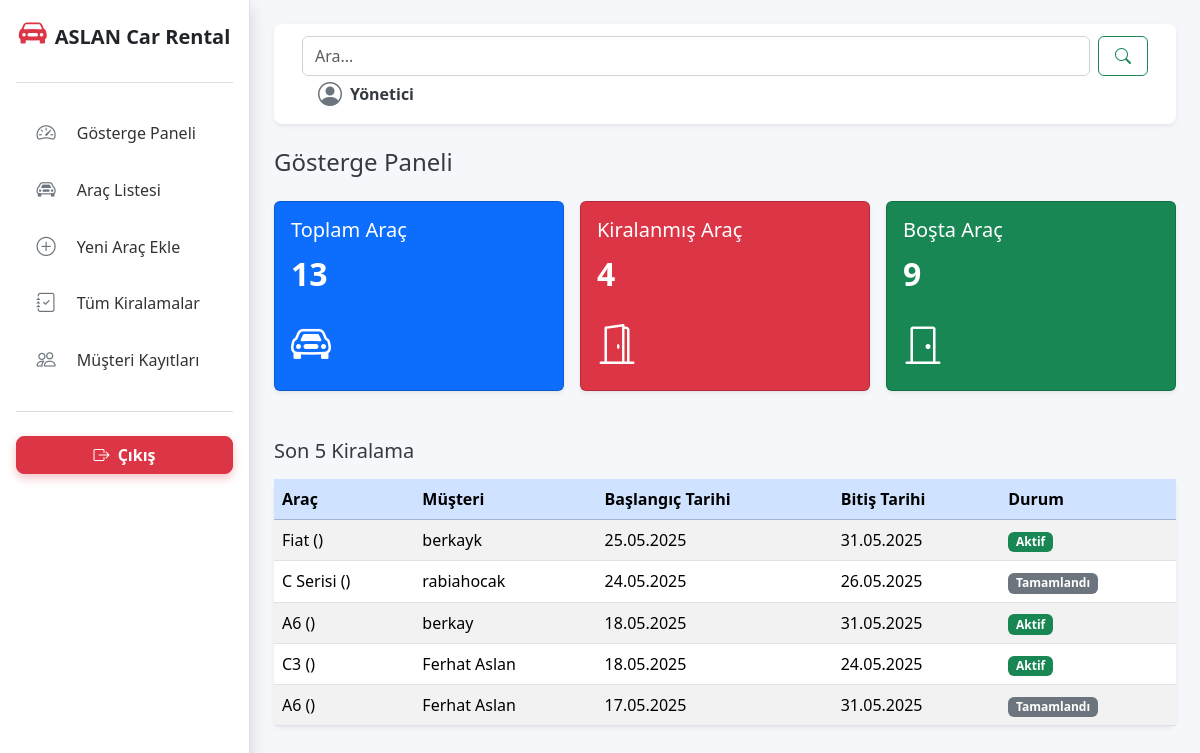
The page /admin-panel (signed in) on the database its author committed.
### app.py (models this page shows, shortened)
class Reservation(db.Model):
    id = db.Column(db.Integer, primary_key=True)
    user_id = db.Column(db.Integer, db.ForeignKey('user.id'), nullable=False)
    car_id = db.Column(db.Integer, db.ForeignKey('car.id'), nullable=False)
    baslangic_tarihi = db.Column(db.DateTime, nullable=False)
    bitis_tarihi = db.Column(db.DateTime, nullable=False)
    alis_yeri = db.Column(db.String(100), nullable=True)
    iade_yeri = db.Column(db.String(100), nullable=True)
    toplam_tutar = db.Column(db.Float, nullable=True)
    iade_edildi = db.Column(db.Boolean, default=False)

class Car(db.Model):
    id = db.Column(db.Integer, primary_key=True)
    model = db.Column(db.String(80), nullable=False)
    marka = db.Column(db.String(80), nullable=False)
    yil = db.Column(db.Integer)
    fiyat_gunluk = db.Column(db.Float)
    image_filename = db.Column(db.String(255))
    kiralamalar = db.relationship("Reservation", backref="car", lazy=True)

class User(db.Model):
    id = db.Column(db.Integer, primary_key=True)
    username = db.Column(db.String(80), unique=True, nullable=False)
    email = db.Column(db.String(120), unique=True, nullable=False)
    password_hash = db.Column(db.String(128), nullable=False)
    full_name = db.Column(db.String(120), nullable=True)
    phone = db.Column(db.String(30), nullable=True)
    city = db.Column(db.String(50), nullable=True)
    district = db.Column(db.String(50), nullable=True)
    address = db.Column(db.Text, nullable=True)
    profile_image_url = db.Column(db.String(255), nullable=True)
    role = db.Column(db.String(5), default='user')
    reservations = db.relationship('Reservation', backref='user', lazy=True)

### app.py (the view)
@app.route('/admin-panel')
def admin_paneli():
    if 'user_id' in session and session.get('role') == 'admin':
        toplam_arac = Car.query.count()
        aktif_kiralama = Reservation.query.filter_by(iade_edildi=False).count()
        bos_arac = toplam_arac - aktif_kiralama
        son_kiralama = Reservation.query.order_by(Reservation.baslangic_tarihi.desc()).limit(5).all()
        toplam_gelir = db.session.query(func.coalesce(func.sum(Reservation.toplam_tutar), 0)).filter(Reservation.iade_edildi == False).scalar()
        now = datetime.now()
        aylik_gelir = db.session.query(func.coalesce(func.sum(Reservation.toplam_tutar), 0)).filter(
            extract('year', Reservation.baslangic_tarihi) == now.year,
            extract('month', Reservation.baslangic_tarihi) == now.month,
            Reservation.iade_edildi == False
        ).scalar()
        gelir_ayliklar = []
        for i in range(5, -1, -1):  # 5 ay öncesinden bugüne
            ay = (now.month - i - 1) % 12 + 1
            yil = now.year + ((now.month - i - 1) // 12)
            gelir = db.session.query(func.coalesce(func.sum(Reservation.toplam_tutar), 0)).filter(
                extract('year', Reservation.baslangic_tarihi) == yil,
                extract('month', Reservation.baslangic_tarihi) == ay,
                Reservation.iade_edildi == False
            ).scalar()
            gelir_ayliklar.append({
                'yil': yil,
                'ay': ay,
                'gelir': round(gelir, 2)
            })
        return render_template('admin_panel.html',
                               total_cars=toplam_arac,
                               rented_cars=aktif_kiralama,
                               available_cars=bos_arac,
                               son_kiralama=son_kiralama,
                               toplam_gelir=round(toplam_gelir, 2),
                               aylik_gelir=round(aylik_gelir, 2),
                               gelir_ayliklar=gelir_ayliklar
                              )
    else:
        flash('Bu sayfaya erişim yetkiniz yok.', 'error')
        return redirect(url_for('anasayfa'))

### templates/admin_panel.html (shortened to what this page needs)
<!DOCTYPE html>
<html lang="tr">
<head>
    <link href="https://cdn.jsdelivr.net/npm/bootstrap@5.3.3/dist/css/bootstrap.min.css" rel="stylesheet" />
    <link rel="stylesheet" href="https://cdn.jsdelivr.net/npm/bootstrap-icons@1.11.3/font/bootstrap-icons.min.css" />
    <link rel="stylesheet" href="{{ url_for('static', filename='css/adminpanel.css') }}" />
</head>
<body class="bg-light">
    <div class="d-flex">
        <aside class="bg-white text-dark p-3 sidebar shadow" id="sidebar" aria-label="Sidebar navigation">
            <div class="d-flex align-items-center justify-content-center mb-4">
                <i class="bi bi-car-front-fill h3 me-2 sidebar-toggle-icon text-danger"></i>
                <span class="h5 fw-bold mb-0">ASLAN Car Rental</span>
            </div>
            <hr class="border-secondary mb-4" />
            <ul class="nav flex-column gap-1">
<li class="nav-item">
    <a href="/admin/panel" class="nav-link d-flex align-items-center">
        <i class="bi bi-speedometer2 me-2"></i>
        <span>Gösterge Paneli</span>
    </a>
</li>
<li class="nav-item">
    <a href="/admin/araclar" class="nav-link d-flex align-items-center">
        <i class="bi bi-car-front me-2"></i>
        <span>Araç Listesi</span>
    </a>
</li>
<li class="nav-item">
    <a href="/admin/arac/ekle" class="nav-link d-flex align-items-center">
        <i class="bi bi-plus-circle me-2"></i>
        <span>Yeni Araç Ekle</span>
    </a>
</li>
<li class="nav-item">
    <a href="/admin/kiralamalar" class="nav-link d-flex align-items-center">
        <i class="bi bi-journal-check me-2"></i>
        <span>Tüm Kiralamalar</span>
    </a>
</li>
<li class="nav-item">
    <a href="/musteriler/listele" class="nav-link d-flex align-items-center">
        <i class="bi bi-people me-2"></i>
        <span>Müşteri Kayıtları</span>
    </a>
            </ul>
            <hr class="border-secondary my-4" />
            <button class="btn btn-danger w-100 rounded-3" data-bs-toggle="modal" data-bs-target="#logoutModal"><i class="bi bi-box-arrow-right me-1"></i> Çıkış</button>
        </aside>
        <main class="flex-grow-1 p-4">
            <nav class="navbar navbar-light bg-white mb-4 shadow-sm rounded-3">
                <div class="container-fluid d-flex align-items-center justify-content-between flex-wrap">
                    <form class="d-flex w-100 w-md-50" role="search">
                        <input class="form-control me-2" type="search" placeholder="Ara..." aria-label="Ara" />
                        <button class="btn btn-outline-success" type="submit" aria-label="Ara butonu"><i class="bi bi-search"></i></button>
                    </form>
                    <div class="d-none d-md-flex align-items-center ms-3">
                        <i class="bi bi-person-circle fs-4 me-2 text-secondary"></i>
                        <span class="fw-semibold">Yönetici</span>
                    </div>
                </div>
            </nav>
            <h1 class="h4 mb-4">Gösterge Paneli</h1>
            <section>
                <div class="row g-3 mb-5">
                    <div class="col-md-4">
                        <div class="card text-white bg-primary shadow-sm">
                            <div class="card-body">
                                <h5 class="card-title">Toplam Araç</h5>
                                <p class="card-text fs-2 fw-bold">{{ total_cars }}</p>
                                <i class="bi bi-car-front fs-1"></i>
                            </div>
                        </div>
                    </div>
                    <div class="col-md-4">
                        <div class="card text-white bg-danger shadow-sm">
                            <div class="card-body">
                                <h5 class="card-title">Kiralanmış Araç</h5>
                                <p class="card-text fs-2 fw-bold">{{ rented_cars }}</p>
                                <i class="bi bi-door-open fs-1"></i>
                            </div>
                        </div>
                    </div>
                    <div class="col-md-4">
                        <div class="card text-white bg-success shadow-sm">
                            <div class="card-body">
                                <h5 class="card-title">Boşta Araç</h5>
                                <p class="card-text fs-2 fw-bold">{{ available_cars }}</p>
                                <i class="bi bi-door-closed fs-1"></i>
                            </div>
                        </div>
                    </div>
                </div>
                <div>
                    <h5 class="mb-3">Son 5 Kiralama</h5>
                    {% if son_kiralama %}
                    <table class="table table-striped table-hover rounded-3 shadow-sm">
                        <thead class="table-primary">
                            <tr>
                                <th>Araç</th>
                                <th>Müşteri</th>
                                <th>Başlangıç Tarihi</th>
                                <th>Bitiş Tarihi</th>
                                <th>Durum</th>
                            </tr>
                        </thead>
                        <tbody>
                            {% for rental in son_kiralama %}
                            <tr>
                                <td>{{ rental.car.model }} ({{ rental.car.plaka }})</td>
                                <td>{{ rental.user.full_name or rental.user.username }}</td>
                                <td>{{ rental.baslangic_tarihi.strftime('%d.%m.%Y') }}</td>
                                <td>{{ rental.bitis_tarihi.strftime('%d.%m.%Y') }}</td>
                                <td>
                                    {% if not rental.iade_edildi %}
                                        <span class="badge bg-success">Aktif</span>
                                    {% else %}
                                        <span class="badge bg-secondary">Tamamlandı</span>
                                    {% endif %}
                                </td>
                            </tr>
                            {% endfor %}
                        </tbody>
                    </table>
                    {% else %}
                    <p>Henüz kiralama kaydı yok.</p>
                    {% endif %}
                </div>
            </section>
        </main>
    </div>
</body>
</html>

### static/css/adminpanel.css (style rules this page uses)
body { font-family: 'Segoe UI', Tahoma, Geneva, Verdana, sans-serif; background-color: #f5f7fa; color: #343a40; line-height: 1.5; user-select: none; }
.sidebar { background-color: #fff; border-right: 1px solid #dee2e6; box-shadow: 0 2px 12px rgb(0 0 0 / 0.05); position: fixed; top: 0; left: 0; height: 100vh; padding-top: 1.5rem; transition: all 0.3s ease; z-index: 1050; overflow-y: auto; scrollbar-width: thin; scrollbar-color: #adb5bd transparent; }
.sidebar .nav-link { font-weight: 600; color: #495057; padding: 0.75rem 1.25rem; display: flex; align-items: center; gap: 0.8rem; border-radius: 0.375rem; transition: background-color 0.3s ease, color 0.3s ease; }
.sidebar .nav-link i { font-size: 1.2rem; color: #6c757d; min-width: 20px; text-align: center; }
.sidebar .btn-danger { font-weight: 600; box-shadow: 0 4px 10px rgb(220 53 69 / 0.3); transition: background-color 0.3s ease; }
main { margin-left: 250px; padding: 2rem; transition: margin-left 0.3s ease; min-height: 100vh; background: #f5f7fa; }
.navbar { background-color: #fff !important; border-radius: 0.5rem; padding: 0.75rem 1rem; box-shadow: 0 2px 10px rgb(0 0 0 / 0.05); }
.navbar .form-control { border-radius: 0.375rem; border: 1px solid #ced4da; padding: 0.45rem 0.75rem; font-size: 1rem; transition: border-color 0.3s ease; }
.navbar .btn-outline-success { border-radius: 0.375rem; padding: 0.4rem 1rem; font-weight: 600; transition: background-color 0.3s ease, color 0.3s ease; }

### templates/admin_panel.html (style rules this page uses)
.sidebar { min-width: 250px; max-width: 250px; transition: all 0.3s; height: 100vh; position: fixed; overflow-y: auto; z-index: 1020; }
.sidebar .nav-link { font-weight: 500; color: #333; transition: background-color 0.2s, color 0.2s; }
main { margin-left: 250px; transition: margin-left 0.3s; }

### rows shown on the page
Reservation: car.model "Fiat", user "berkayk", baslangic_tarihi "25.05.2025", bitis_tarihi "31.05.2025", iade_edildi "Aktif"
Reservation: car.model "C Serisi", user "rabiahocak", baslangic_tarihi "24.05.2025", bitis_tarihi "26.05.2025", iade_edildi "Tamamlandı"
Reservation: car.model "A6", user "berkay", baslangic_tarihi "18.05.2025", bitis_tarihi "31.05.2025", iade_edildi "Aktif"
Reservation: car.model "C3", user "Ferhat Aslan", baslangic_tarihi "18.05.2025", bitis_tarihi "24.05.2025", iade_edildi "Aktif"
Reservation: car.model "A6", user "Ferhat Aslan", baslangic_tarihi "17.05.2025", bitis_tarihi "31.05.2025", iade_edildi "Tamamlandı"

### other values the page prints
{{ total_cars }} "13"
{{ rented_cars }} "4"
{{ available_cars }} "9"
